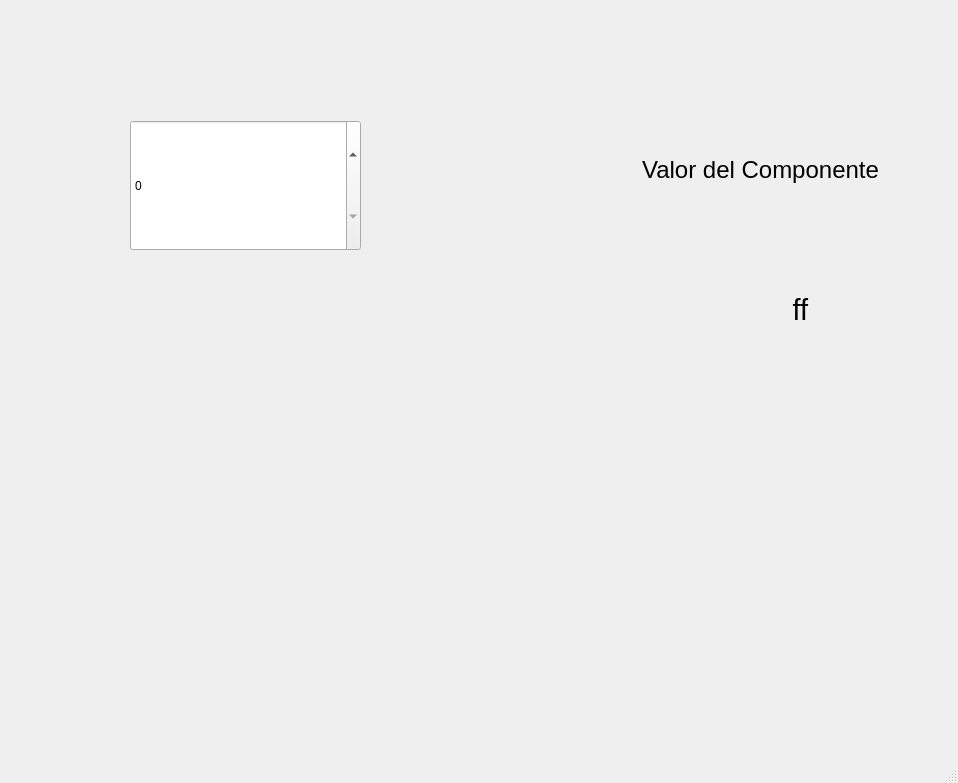
<?xml version="1.0" encoding="UTF-8"?>
<ui version="4.0">
 <class>MainWindow</class>
 <widget class="QMainWindow" name="MainWindow">
  <property name="geometry">
   <rect>
    <x>0</x>
    <y>0</y>
    <width>958</width>
    <height>783</height>
   </rect>
  </property>
  <property name="windowTitle">
   <string>MainWindow</string>
  </property>
  <widget class="QWidget" name="centralwidget">
   <widget class="QLabel" name="label">
    <property name="geometry">
     <rect>
      <x>30</x>
      <y>20</y>
      <width>111</width>
      <height>16</height>
     </rect>
    </property>
    <property name="text">
     <string/>
    </property>
   </widget>
   <widget class="QLabel" name="label_2">
    <property name="geometry">
     <rect>
      <x>460</x>
      <y>430</y>
      <width>491</width>
      <height>311</height>
     </rect>
    </property>
    <property name="text">
     <string/>
    </property>
    <property name="pixmap">
     <pixmap resource="recursos.qrc">:/prefijoNuevo/Capturadepantalla2023-01-06.png</pixmap>
    </property>
    <property name="scaledContents">
     <bool>true</bool>
    </property>
   </widget>
   <widget class="QLabel" name="label_3">
    <property name="geometry">
     <rect>
      <x>610</x>
      <y>120</y>
      <width>301</width>
      <height>101</height>
     </rect>
    </property>
    <property name="text">
     <string>&lt;html&gt;&lt;head/&gt;&lt;body&gt;&lt;p align=&quot;center&quot;&gt;&lt;span style=&quot; font-size:18pt;&quot;&gt;Valor del Componente&lt;/span&gt;&lt;/p&gt;&lt;/body&gt;&lt;/html&gt;</string>
    </property>
   </widget>
   <widget class="QLabel" name="txt_valor">
    <property name="geometry">
     <rect>
      <x>700</x>
      <y>250</y>
      <width>201</width>
      <height>121</height>
     </rect>
    </property>
    <property name="text">
     <string>&lt;html&gt;&lt;head/&gt;&lt;body&gt;&lt;p align=&quot;center&quot;&gt;&lt;span style=&quot; font-size:22pt;&quot;&gt;ff&lt;/span&gt;&lt;/p&gt;&lt;/body&gt;&lt;/html&gt;</string>
    </property>
   </widget>
   <widget class="QSpinBox" name="spinBox">
    <property name="geometry">
     <rect>
      <x>130</x>
      <y>120</y>
      <width>231</width>
      <height>131</height>
     </rect>
    </property>
   </widget>
  </widget>
  <widget class="QMenuBar" name="menubar">
   <property name="geometry">
    <rect>
     <x>0</x>
     <y>0</y>
     <width>958</width>
     <height>21</height>
    </rect>
   </property>
  </widget>
  <widget class="QStatusBar" name="statusbar"/>
 </widget>
 <resources>
  <include location="recursos.qrc"/>
 </resources>
 <connections/>
</ui>
